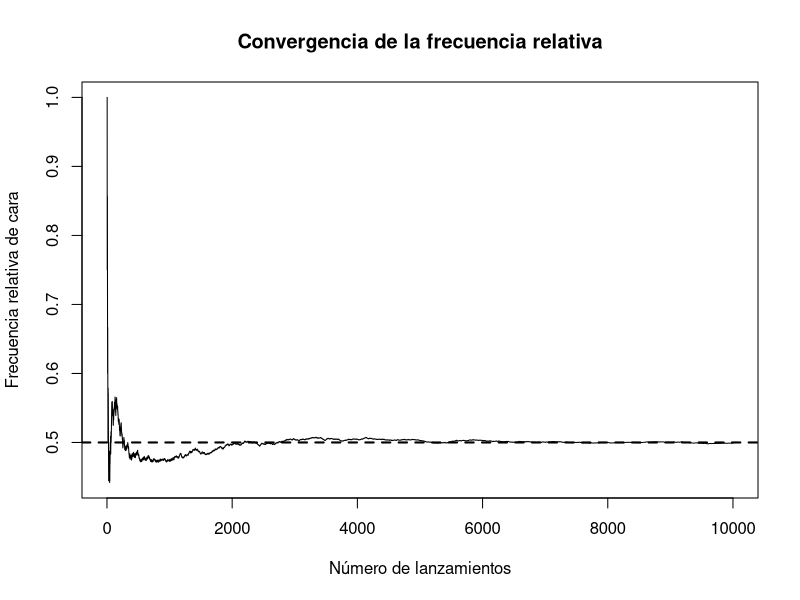
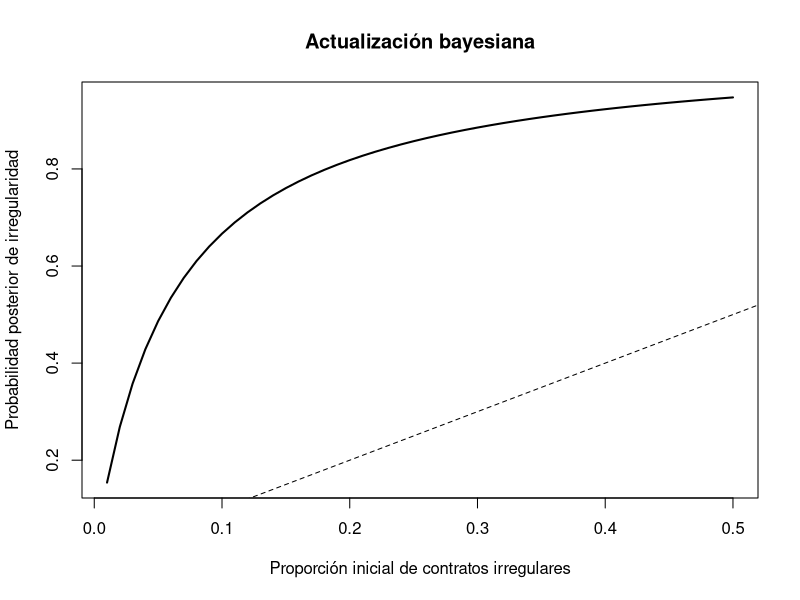

These charts were generated, in order, by the following R code:
## ---- chunk 1
ipak <- function(pkg){

  options(repos = c(CRAN="https://cloud.r-project.org"))

  new.pkg <- pkg[!(pkg %in% rownames(installed.packages()))]

  if(length(new.pkg)) install.packages(new.pkg, dependencies = TRUE)

  invisible(lapply(pkg, function(p)
    suppressPackageStartupMessages(library(p, character.only = TRUE))
  ))
}

packages <- c("tidyverse","kableExtra","psych","readxl")

ipak(packages)
## ---- chunk 2
# Espacio muestral de un dado
dado <- 1:6
dado

# Espacio muestral de dos lanzamientos de moneda
moneda <- c("Cara", "Sello")
dos_lanzamientos <- expand.grid(
  primer_lanzamiento = moneda,
  segundo_lanzamiento = moneda
)
dos_lanzamientos
## ---- chunk 3
S <- 1:6
A <- c(2, 4, 6)       # Número par
B <- c(5, 6)         # Número mayor que 4

union(A, B)           # A unión B
intersect(A, B)       # A intersección B
setdiff(S, A)         # Complemento de A
setdiff(A, B)         # A menos B
## ---- chunk 4
favorables <- 3
posibles <- 6
p_par <- favorables / posibles
p_par
## ---- chunk 5
solicitudes <- 200
atendidas_tiempo <- 150

prob_frecuentista <- atendidas_tiempo / solicitudes
prob_frecuentista
## ---- chunk 6
set.seed(2026)

n <- 10000
lanzamientos <- sample(
  c("Cara", "Sello"),
  size = n,
  replace = TRUE
)

frecuencia_relativa <- cumsum(lanzamientos == "Cara") / seq_len(n)

plot(
  frecuencia_relativa,
  type = "l",
  xlab = "Número de lanzamientos",
  ylab = "Frecuencia relativa de cara",
  main = "Convergencia de la frecuencia relativa"
)
abline(h = 0.5, lty = 2, lwd = 2)
## ---- chunk 7
p_alta <- 0.25
p_media <- 0.45

p_alta_o_media <- p_alta + p_media
p_no_alta <- 1 - p_alta

p_alta_o_media
p_no_alta
## ---- chunk 8
tabla <- matrix(
  c(180, 70,
    100, 150),
  nrow = 2,
  byrow = TRUE,
  dimnames = list(
    Grupo = c("Joven", "Adulto"),
    Tramite = c("Digital", "No digital")
  )
)

tabla

# P(Digital | Joven)
p_dado_joven <- tabla["Joven", "Digital"] / sum(tabla["Joven", ])
p_dado_joven

# P(Joven | Digital)
p_joven_dado_digital <- tabla["Joven", "Digital"] / sum(tabla[, "Digital"])
p_joven_dado_digital

# Proporciones por fila
prop.table(tabla, margin = 1)

# Proporciones por columna
prop.table(tabla, margin = 2)
## ---- chunk 9
p_A <- 0.4
p_B <- 0.4

p_A_inter_B <- p_A * p_B
p_A_inter_B
## ---- chunk 10
p_A_obs <- 0.30
p_B_obs <- 0.50
p_inter_obs <- 0.15

# Si se cumple esta igualdad, los eventos son independientes
independientes <- isTRUE(
  all.equal(p_inter_obs, p_A_obs * p_B_obs)
)

independientes
## ---- chunk 11
p_incompleto <- 0.30
p_error_dado_incompleto <- 0.20

p_ambos <- p_incompleto * p_error_dado_incompleto
p_ambos
## ---- chunk 12
p_dos_incompletos <- (4 / 10) * (3 / 9)
p_dos_incompletos
## ---- chunk 13
dependencia <- c("A", "B", "C")
peso <- c(0.40, 0.35, 0.25)
prob_error <- c(0.05, 0.08, 0.10)

resultado <- sum(peso * prob_error)
resultado

data.frame(
  Dependencia = dependencia,
  Proporcion_solicitudes = peso,
  Probabilidad_error = prob_error,
  Aporte_probabilidad = peso * prob_error
)
## ---- chunk 14
set.seed(2026)

n <- 100000

dependencias <- sample(
  dependencia,
  size = n,
  replace = TRUE,
  prob = peso
)

probabilidades_por_grupo <- setNames(prob_error, dependencia)

errores <- rbinom(
  n,
  size = 1,
  prob = probabilidades_por_grupo[dependencias]
)

mean(errores)
## ---- chunk 15
# Probabilidades iniciales
p_irregular <- 0.10
p_regular <- 1 - p_irregular

# Desempeño del procedimiento
p_positivo_dado_irregular <- 0.90
p_positivo_dado_regular <- 0.05

# Probabilidad total de alerta positiva
p_positivo <- (
  p_positivo_dado_irregular * p_irregular +
  p_positivo_dado_regular * p_regular
)

# Teorema de Bayes
p_irregular_dado_positivo <- (
  p_positivo_dado_irregular * p_irregular
) / p_positivo

p_positivo
p_irregular_dado_positivo
## ---- chunk 16
prevalencia <- seq(0.01, 0.50, by = 0.01)

posterior <- (
  p_positivo_dado_irregular * prevalencia
) / (
  p_positivo_dado_irregular * prevalencia +
  p_positivo_dado_regular * (1 - prevalencia)
)

plot(
  prevalencia,
  posterior,
  type = "l",
  lwd = 2,
  xlab = "Proporción inicial de contratos irregulares",
  ylab = "Probabilidad posterior de irregularidad",
  main = "Actualización bayesiana"
)
abline(a = 0, b = 1, lty = 2)
